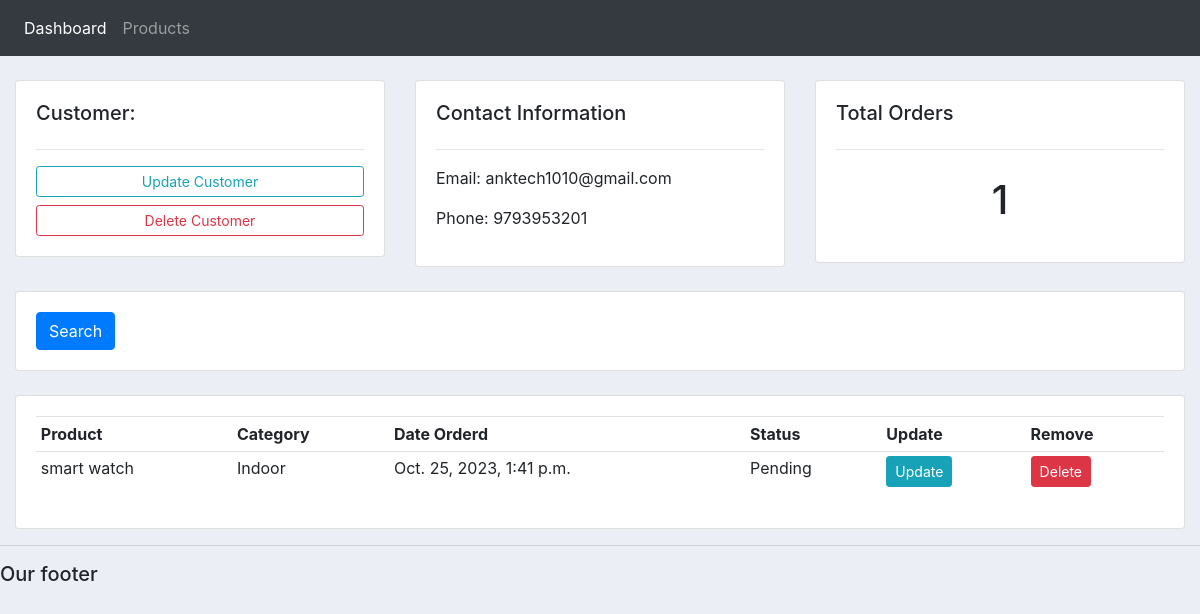
The app's page /customer/1/ with its own data.
### accounts/models.py (models this page shows, shortened)
class Customer(models.Model):
    name = models.CharField(max_length=200,null=True)
    phone = models.CharField(max_length=200,null=True)
    email = models.CharField(max_length=200,null=True)
    date_created= models.DateTimeField(auto_now_add=True, null=True)

class Order(models.Model):
    STATUS= (
      ('Pending','Pending'),
      ('Out for delivery','Out for delivery'),
      ('Delivered','Delivered'),
        )
    customer = models.ForeignKey(Customer,null=True,on_delete=models.SET_NULL)
    product = models.ForeignKey(Product,null=True,on_delete=models.SET_NULL)
    date_created=models.DateTimeField(auto_now_add=True,null=True)
    status= models.CharField(max_length=200,null=True, choices=STATUS)
    tag= models.ManyToManyField(Tag)

class Product(models.Model):
    CATEGORY=(('Indoor','Indoor'),('Out door','Out door'))
    name=models.CharField(max_length=200,null=True)
    price=models.FloatField(null=True)
    category=models.CharField(max_length=200,null=True,choices=CATEGORY)
    description=models.CharField(max_length=200,null=True,blank=True)
    date_created= models.DateTimeField(auto_now_add=True, null=True)
    def __str__(self):
        return self.name

### accounts/views.py (the view)
# urls.py: path('customer/<str:pk_text>/', views.customer,name ='customer'),
def customer(request,pk_text):
    customer= Customer.objects.get(id=pk_text)
    orders= customer.order_set.all()
    order=orders.count()
    context={'customer':customer,'orders':orders,'order':order}
    return render(request, 'accounts/customer.html',context)

### accounts/templates/accounts/customer.html
{%  extends 'accounts/main.html' %}
{% block content %}
	<br>
<div class="row">
	<div class="col-md">
		<div class="card card-body">
			<h5>Customer:</h5>
			<hr>
			<a class="btn btn-outline-info  btn-sm btn-block" href="">Update Customer</a>
			<a class="btn btn-outline-danger  btn-sm btn-block" href="">Delete Customer</a>
		</div>
	</div>
	<div class="col-md">
		<div class="card card-body">
			<h5>Contact Information</h5>
			<hr>
			<p>Email:  {{customer.email}}</p>
			<p>Phone: {{customer.phone}}</p>
		</div>
	</div>
	<div class="col-md">
		<div class="card card-body">
			<h5>Total Orders</h5>
			<hr>
			<h1 style="text-align: center;padding: 10px">{{order}}</h1>
		</div>
	</div>
</div>
<br>
<div class="row">
	<div class="col">
		<div class="card card-body">
			<form method="get">
		    <button class="btn btn-primary" type="submit">Search</button>
		  </form>
		</div>
	</div>
</div>
<br>
<div class="row">
	<div class="col-md">
		<div class="card card-body">
			<table class="table table-sm">
				<tr>
					<th>Product</th>
					<th>Category</th>
					<th>Date Orderd</th>
					<th>Status</th>
					<th>Update</th>
					<th>Remove</th>
				</tr>
                 {% for order in orders %}
				 <tr><td>{{order.product}}</td>
				 <td>{{order.product.category}}</td>
				<td>{{order.date_created}}</td>
				 <td>{{order.status}}</td>
				<td><a class="btn btn-sm btn-info" href="">Update</a></td>
				<td><a class="btn btn-sm btn-danger" href="">Delete</a></td>
				 </tr>
				 {% endfor %}
			</table>
		</div>
	</div>
</div>
{% endblock %}

### static/css/main.css (style rules this page uses)
body { background-color: #ebeff5; }

### records on screen
Customer: email "anktech1010@gmail.com", phone "9793953201"
Order: product "smart watch", product.category "Indoor", date_created "Oct. 25, 2023, 1:41 p.m.", status "Pending"

### other values on screen
{{ order }} "1"
